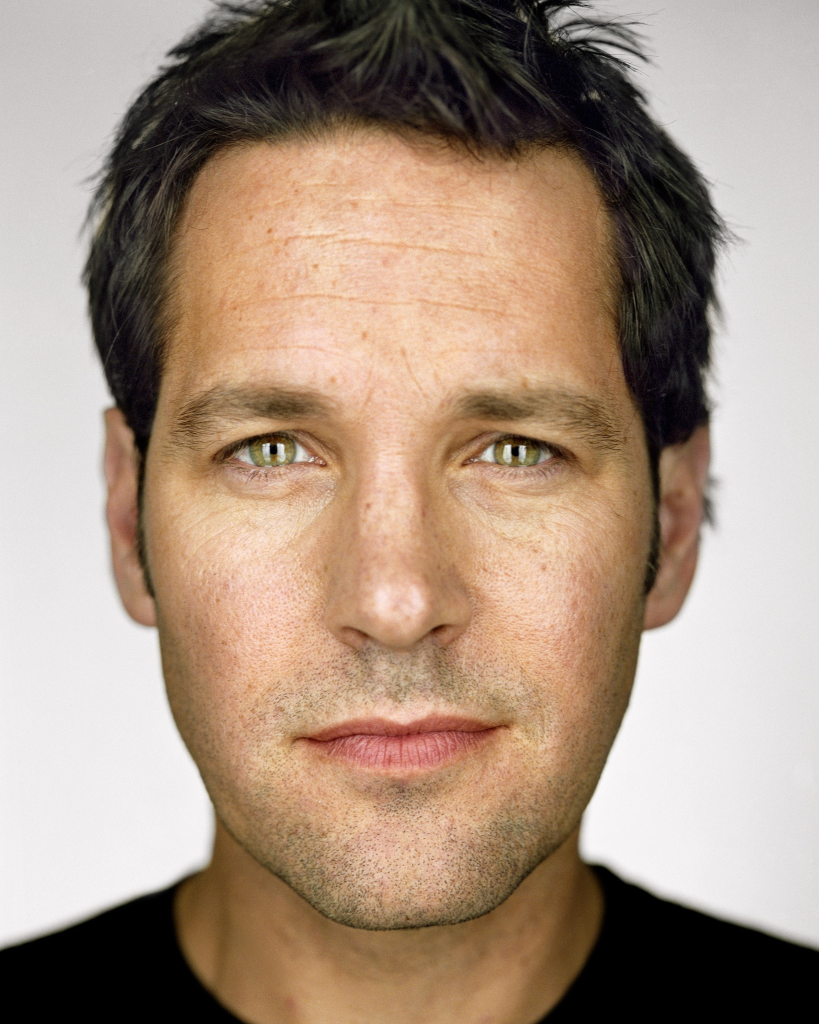
#> input picture 3.jpg, 1638 x 2048 px (shown at 1/2 size)
$ python cutoff.py
#> lines starting #> are read from the running program, lines starting #| are printed output that depends on the picture
# Based on Normalized input 256 * 256
from PIL import Image
import numpy as np
img = Image.open("3.jpg").resize((256, 256))
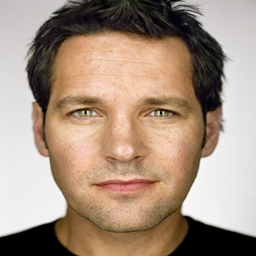
#> img: PIL image 256x256 RGB; mean R, G, B 166.5, 145.2, 128
#> (the run stopped early here; a loop or call above may not have finished)

$ run again, with 2.jpg copied over 3.jpg
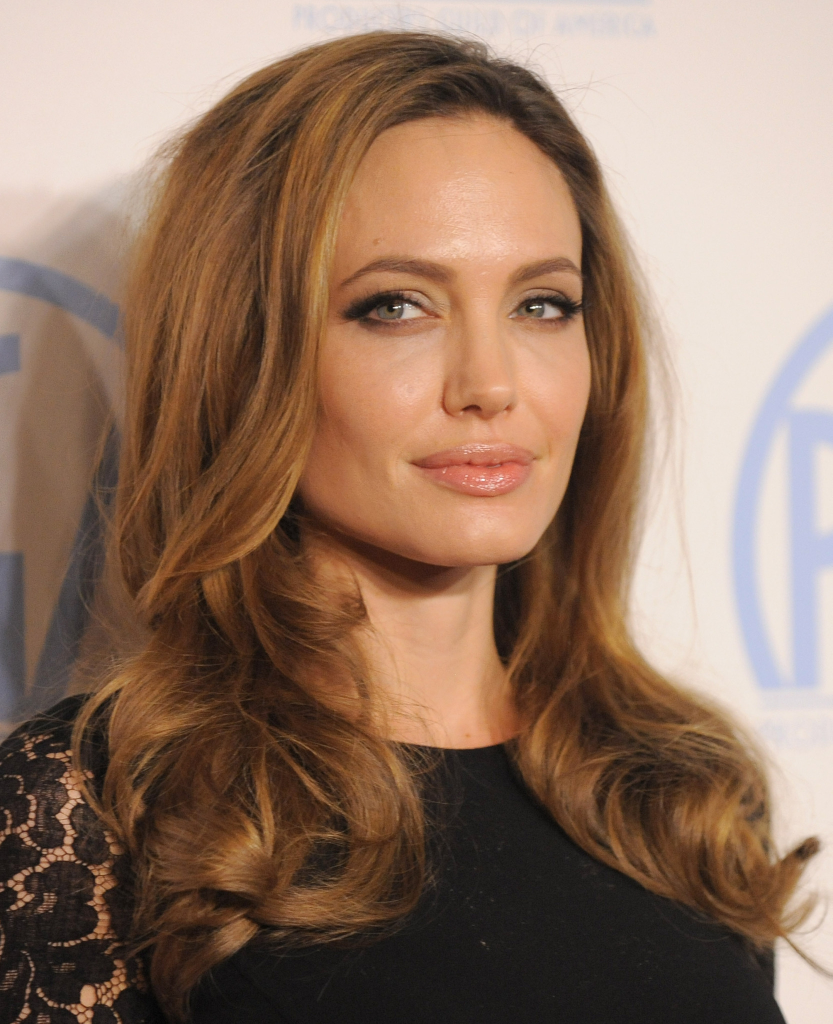
#> input picture 2.jpg, 1665 x 2048 px (shown at 1/2 size)
#> `img = Image.open("3.jpg").resize((256, 256))`:
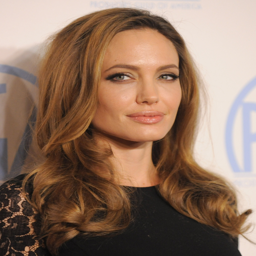
#> img: PIL image 256x256 RGB; mean R, G, B 143.7, 115.8, 97.7
